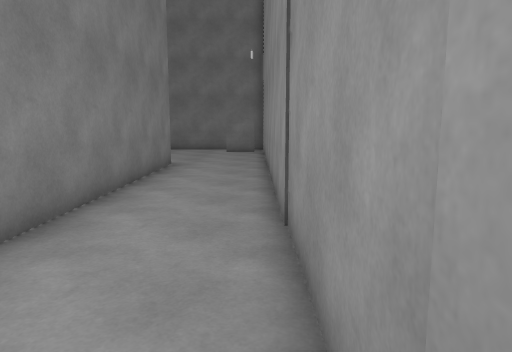
View 1 (above)

24 first-person views from a walk through a scene from a Unity 3-D project. The camera is 1.4 m above the floor, tilts 8° down and sees 70° across. The floor is counted in squares, 1 m on a side. Each view is taken from the middle of a square. On the plan, view 1 faces up. The plan holds only what a view shows up to about 16 squares ahead; the rest is blank. The place goes on beyond the plan. The player character is not drawn.

View 2
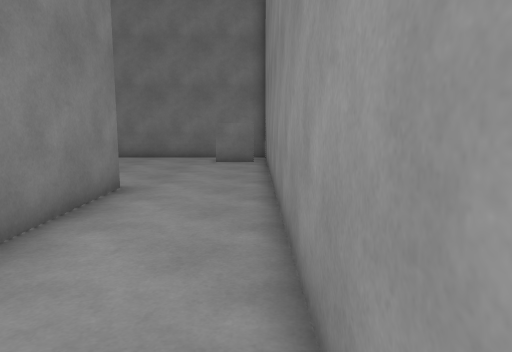

View 3
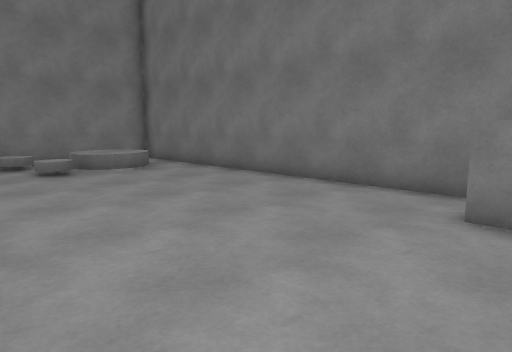

View 4
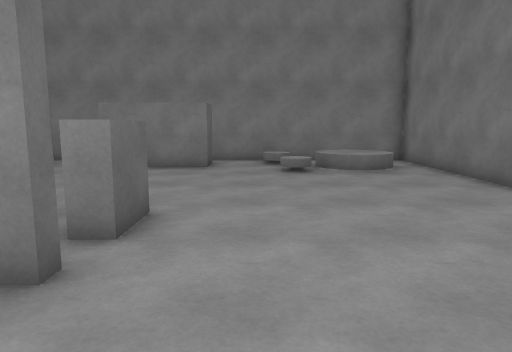

View 5
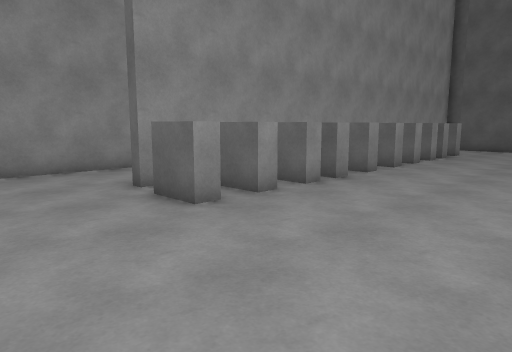

View 6
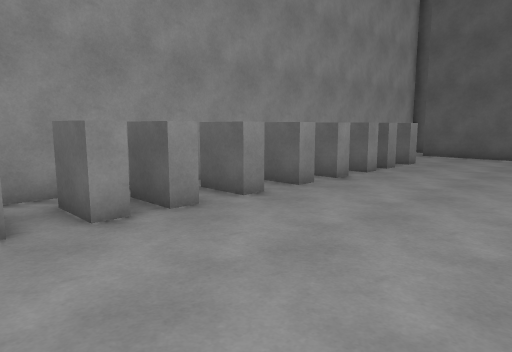

View 7
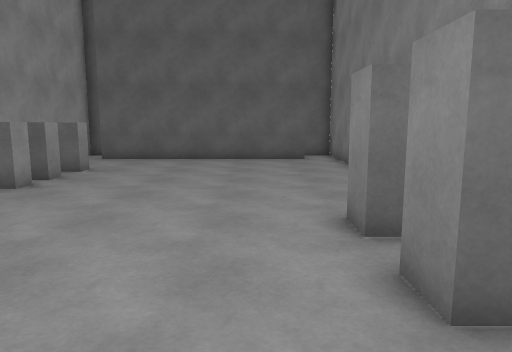

View 8
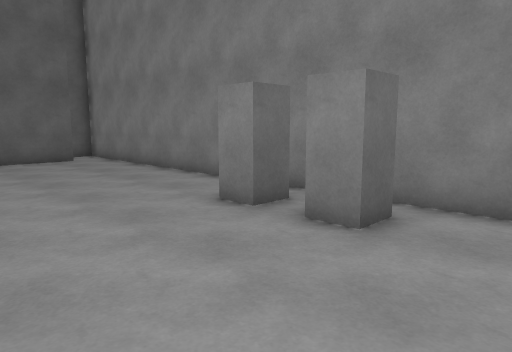

View 9
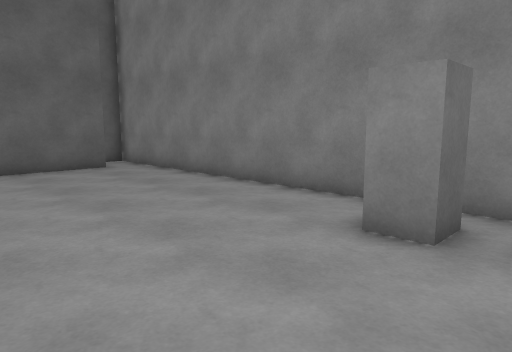

View 10
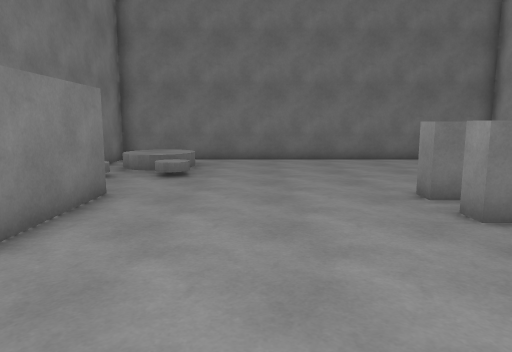

View 11
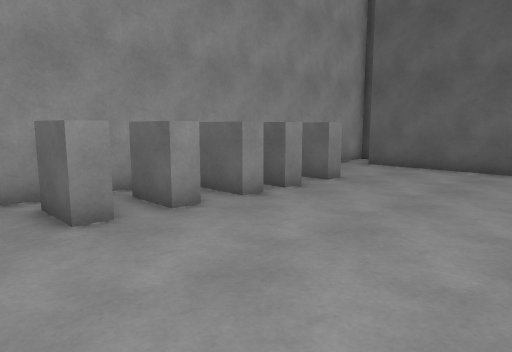

View 12
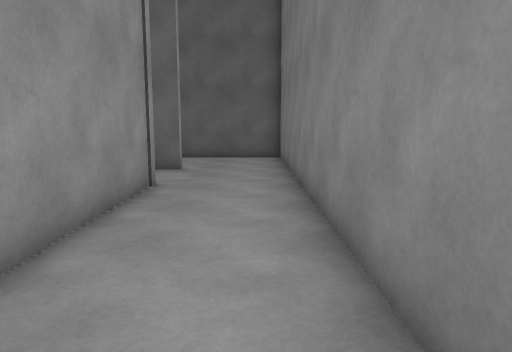

View 13
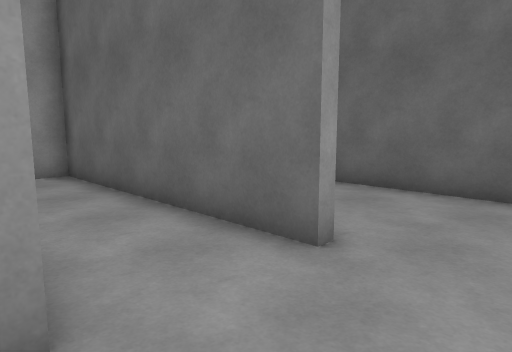

View 14
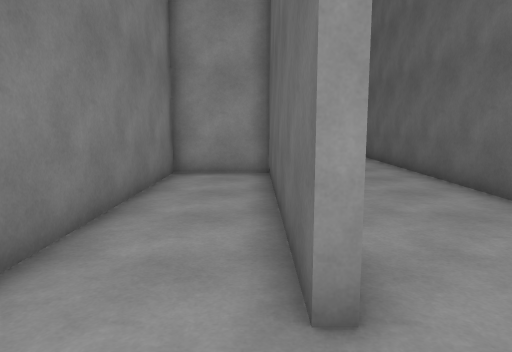

View 15
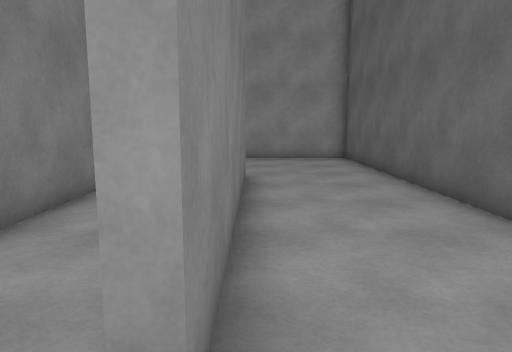

View 16
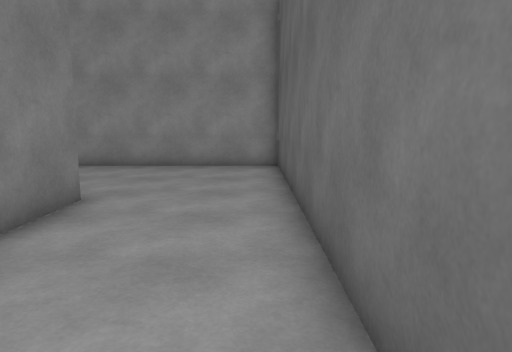

View 17
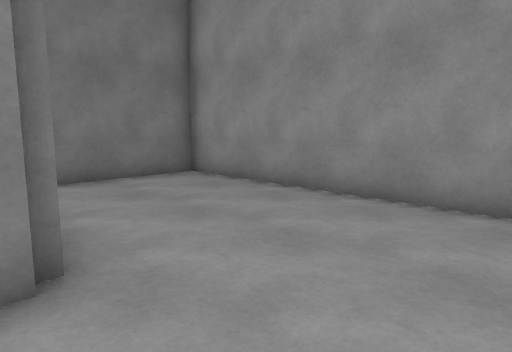

View 18
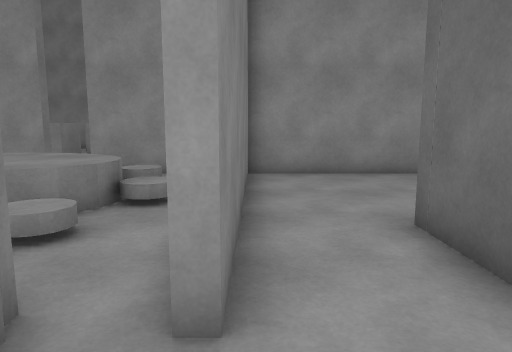

View 19
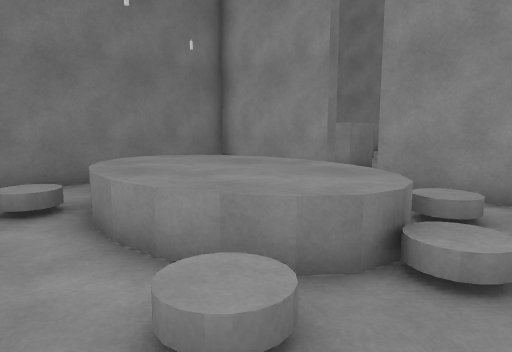

View 20
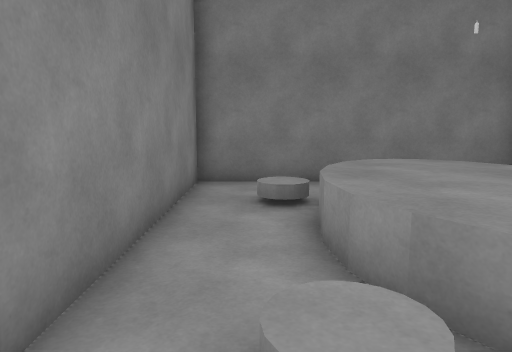

View 21
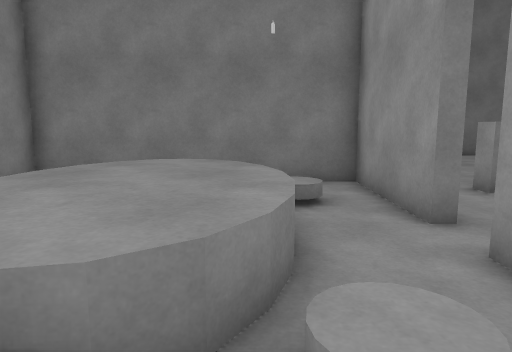

View 22
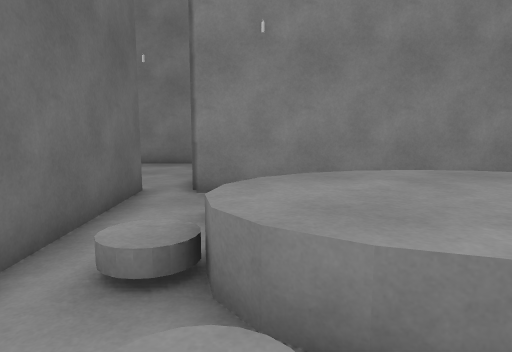

View 23
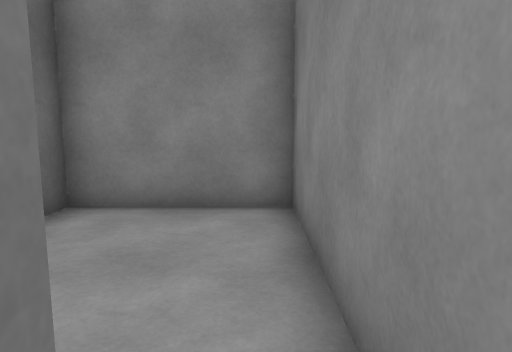

View 24
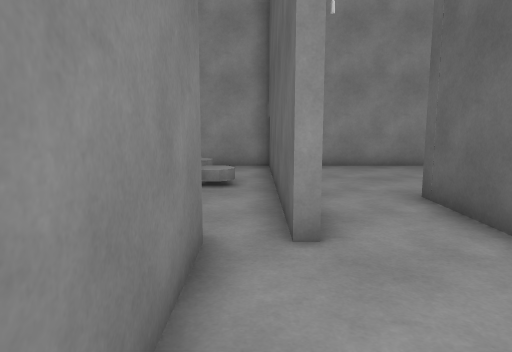

### Floor plan
Key: @ floor where view 1 was taken; # wall or solid block; x gap in a wall; . main floor; : floor 0.5 m higher than the main floor; / step, stairs or slope; ^ raised ledge; O other object.
Columns run from 15 left of view 1 to 17 right of it. Each row starts with its distance up from view 1.
 21 #################
 20 #...............#
 19 #.  /.........OO#
 18 #.: /...........#
 17 #.//............#
 16 #///O...........#
 15 #...............#
 14 #...............#
 13 # ##.....OOO#...#    ##########
 12    #......O #...#    #....  ..#.O
 11    #.....OO #...#    #...^^ O.#.O
 10    #.....OOO#...#    #..^^^^..#.O
  9 #........OOO#...#    #..^^^^..x.
  8 #.........OO#...#    #..^^^^...
  7 #.#......OOO#...#    #..^^^^..#
  6 #...........#...#    #...^^^O.#
  5 #.#......OOO#...######....O...#
  4 #........OOO#...#.............#
  3 #.........O #...#.....#########
  2 #........OOO#...#.............#
  1 #........OO #...#########.....#
  0 #.........O #..@........#.....#
 -1 #........OOO#...........#.....#
 -2 #.......... #...........#.....#
 -3 #.......... #...#########.....#
 -4 #...........#.................#
 -5 #.#########.#.................#
 -6 #.         .#.................#
 -7 ##         ####################

Positions as (right, up) in squares from view 1, and headings:
1: (0, 0), facing up
2: (0, 5), facing up
3: (0, 13), facing up-left
4: (0, 15), facing left
5: (-11, 17), facing down-right
6: (-11, 12), facing down-right
7: (-11, 10), facing down
8: (-8, 10), facing down-left
9: (-8, 7), facing down-left
10: (-9, 6), facing up
11: (-11, 7), facing down-right
12: (-2, 9), facing down
13: (-2, 1), facing down-right
14: (-2, -2), facing right
15: (-1, -3), facing right
16: (2, -6), facing right
17: (8, -6), facing up-right
18: (4, 3), facing right
19: (7, 4), facing up-right
20: (8, 4), facing up
21: (12, 4), facing up
22: (14, 6), facing left
23: (7, 4), facing left
24: (2, 4), facing right
